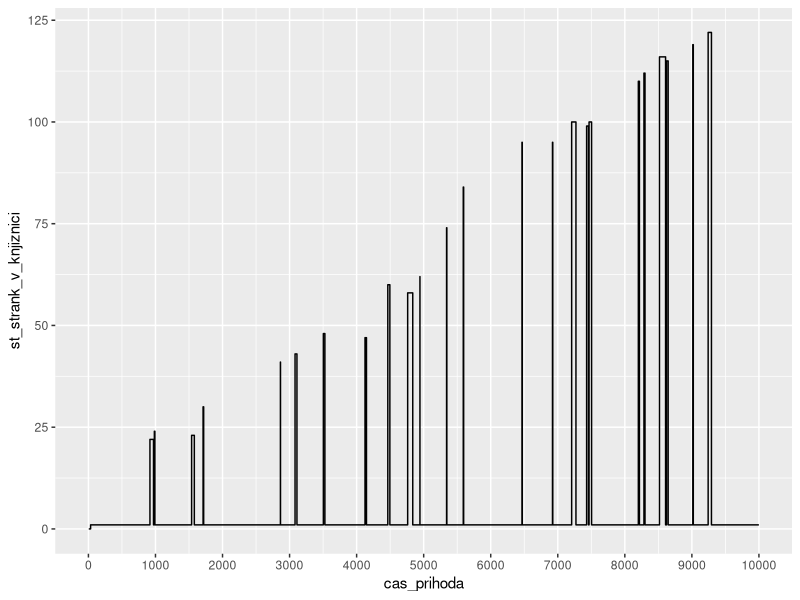
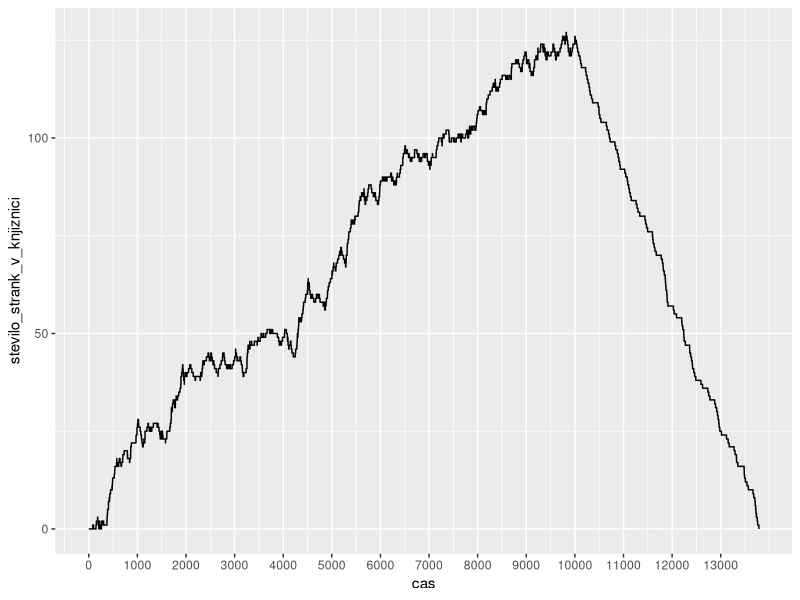

Recreate these plots in R, in order.
library(ggplot2)
max_knjig <- 10 
parameter_prihodov <- 0.04
parameter_klicov <- 0.004
t <- 10000
utezi_za_knjige <- c(0.35, 0.25, 0.15, 0.09, 0.07, 0.04, 0.03, 0.02)
verjetnost_za_izposojo <- c(0.35, 0.25, 0.15, 0.09, 0.07, 0.04, 0.03, 0.02)
cas_za_vracanje_ene_knjige <- 3
cas_za_izposojo_ene_knjige <- 3

prazna_tabela <-  data.frame("vrstni_red" = integer(), 
                             "cas_prihoda" = numeric(), 
                             "st_prinesenih_knjig" = integer(), 
                             "cas_zacetka_strezbe" = numeric(), 
                             "dolzina_strezbe" = numeric(),
                             "cas_odhoda" = numeric(),
                             "st_strank_v_knjiznici" = integer(), 
                             "skupno_stevilo_knjig" = integer(), 
                             "cas_knjiznicarja" = numeric(),
                             "vrsta_opravila" = factor(levels = c("VRACANJE", "VRACANJE IN IZPOSOJA", "IZPOSOJA", "KLIC")))



cas_odnasanja_k_knjig <- function(k){
  30 + 5*k
}

izracunaj_novo_stanje_knjig <- function(n){
  if (n >= max_knjig){
    a <- list(as.integer(0), cas_odnasanja_k_knjig(n))
  }else{
    a <- list(n, as.numeric(0))
  }
  a 
}

# funkcija, ki dobi čas n-tega prihoda iz tabele1 in doda v tabelo2 vse klice, ki se začnejo po odhodu n-1 stranke in pred prihodom n-te stranke
dodaj_zacetne_klice <- function(n, cas_klica, tabela1, tabela2){
  podatki_stranke <- tabela1[n,]
  cas_zadnje_vrnitve_knjiznicarja <- tail(tabela2$cas_odhoda,1) + tail(tabela2$cas_knjiznicarja,1)
  tabela_zacetnih <- prazna_tabela
  while((cas_klica < podatki_stranke$cas) && (cas_klica < t)){
    trajanje_zvonenja <- runif(1, min = 20, max = 50)
    # ločimo, če je klic prvi od odhoda zadnje stranke ali ne
    if (tail(tabela2$vrsta_opravila, 1) == "KLIC"){
      zaporedni_vnos <- length(tabela2[,1]) + length(prazna_tabela[,1]) + 1
      trajanje_pogovora <- runif(1, min = 20, max = 40)
      st_strank <- length(tabela1[tabela1$cas <= cas_klica, 1]) - length(tabela2[tabela2$vrsta_opravila != "KLIC", 1])
      stanje_knjig <- tail(tabela2$skupno_stevilo_knjig, 1)
      nova_vrstica <- data.frame(zaporedni_vnos, cas_klica, as.integer(0), cas_klica, trajanje_pogovora, cas_klica + trajanje_pogovora,
                                 st_strank, stanje_knjig, as.numeric(0), "KLIC")
      names(nova_vrstica) <- names(tabela_zacetnih)
      tabela_zacetnih <- rbind(tabela_zacetnih, nova_vrstica)
      cas_klica <- cas_klica  + trajanje_pogovora + rexp(1, rate = parameter_klicov)
    }else{
      # prvi klic za ta n
      if(cas_klica + trajanje_zvonenja >= cas_zadnje_vrnitve_knjiznicarja){
        zaporedni_vnos <- length(tabela2[,1]) + length(prazna_tabela[,1]) + 1
        zacetek <- max(cas_klica, cas_zadnje_vrnitve_knjiznicarja)
        trajanje_pogovora <- runif(1, min = 20, max = 40)
        st_strank <- length(tabela1[tabela1$cas <= cas_klica, 1]) - length(tabela2[as.character(tabela2$vrsta_opravila) != "KLIC", 1])
        #st_strank <- length(tabela1[tabela1$cas <= cas_klica, 1]) - length(tabela2[tabela2$vrsta_opravila != "KLIC", 1])
        
        stanje_knjig <- tail(tabela2$skupno_stevilo_knjig, 1)
        nova_vrstica <- data.frame(zaporedni_vnos, cas_klica, as.integer(0), zacetek, trajanje_pogovora, zacetek + trajanje_pogovora,
                                   st_strank, stanje_knjig, as.numeric(0), "KLIC")
        names(nova_vrstica) <- names(tabela2)
        tabela_zacetnih <- rbind(tabela_zacetnih, nova_vrstica)
        cas_klica <- cas_klica + zacetek - cas_klica + trajanje_pogovora + rexp(1, rate = parameter_klicov)
      }else{
        cas_klica <- cas_klica + trajanje_zvonenja + rexp(1, rate = parameter_klicov)
      }
    }
  }
  list(tabela_zacetnih, cas_klica)
}

# funkcija, ki dobi čas n-tega prihoda iz tabele1 in doda v tabelo2 vse klice, ki se začnejo po prihodu n-te stranke in pred odhodom n-te stranke
dodaj_vmesne_klice <- function(n, cas_klica, tabela1, tabela2){
  tabela_vmesnih <- prazna_tabela
  podatki_stranke <- tabela1[n,]
  # Če v prejšnjem koraku nismo imeli nobenega klica, potem moramo upoštevati čas vračanja knjižničarja
  zacetek_strezbe <- max(podatki_stranke$cas, tail(tabela2$cas_odhoda,1) + tail(tabela2$cas_knjiznicarja,1))
  
  # trajanje strežbe, če ne bi bilo motenj
  opravilo <- as.character(podatki_stranke$vrsta_opravila)
  if (opravilo == "VRACANJE"){
    trajanje <- podatki_stranke$cas_za_vracanje
  }else if (opravilo == "IZPOSOJA"){
    trajanje <- sample(c(1:8), 1, prob = verjetnost_za_izposojo) * cas_za_izposojo_ene_knjige
  }else{
    trajanje <- podatki_stranke$cas_za_vracanje + sample(c(1:8), 1, prob = verjetnost_za_izposojo) * cas_za_izposojo_ene_knjige
  }
  
  cas_odhoda <- zacetek_strezbe + trajanje
  
  while ((cas_klica < cas_odhoda) && (cas_klica < t)){
    trajanje_zvonenja <- runif(1,min = 20, max = 40)
    #dodamo klic v skupno tabelo
    zaporedni_vnos <- length(tabela2[,1]) + 1
    trajanje_pogovora <- runif(1, min = 20, max = 40)
    stanje_knjig <- tail(tabela2$skupno_stevilo_knjig,1)
    st_strank <- length(tabela1[tabela1$cas <= cas_klica,1]) - length(tabela2[as.character(tabela2$vrsta_opravila) != "KLIC", 1])
    # st_strank <- length(tabela1[tabela1$cas <= cas_klica, 1]) - length(tabela2[tabela2$vrsta_opravila != "KLIC", 1])
    
    if (tail(tabela2$vrsta_opravila,1) == "KLIC"){
      zacetek_pogovora <- cas_klica
      nova_vrstica <- data.frame(zaporedni_vnos, cas_klica, as.integer(0), zacetek_pogovora, trajanje_pogovora, zacetek_pogovora + trajanje_pogovora,
                                 st_strank, stanje_knjig, as.numeric(0), "KLIC")
      names(nova_vrstica) <- names(tabela2)
      tabela2 <- rbind(tabela2, nova_vrstica)
      cas_klica <- cas_klica + trajanje_pogovora + rexp(1, rate = parameter_klicov)
      
      cas_odhoda <- cas_odhoda + trajanje_pogovora + 5 
    }else{
      zadnja_vrnitev_knjiznicarja <- tail(tabela2$cas_odhoda,1) + tail(tabela2$cas_knjiznicarja,1)
      if (cas_klica + trajanje_zvonenja >= zadnja_vrnitev_knjiznicarja){
        zacetek_pogovora <- max(cas_klica, zadnja_vrnitev_knjiznicarja)
        nova_vrstica <- data.frame(zaporedni_vnos, cas_klica, as.integer(0), zacetek_pogovora, trajanje_pogovora, zacetek_pogovora + trajanje_pogovora,
                                   st_strank, stanje_knjig, as.numeric(0), "KLIC")
        names(nova_vrstica) <- names(tabela2)
        tabela_vmesnih <- rbind(tabela_vmesnih, nova_vrstica)
        cas_klica <- cas_klica + trajanje_pogovora + rexp(1, rate = parameter_klicov)
        
        cas_odhoda <- cas_odhoda + trajanje_pogovora + 5 
      }else{
        cas_klica <- cas_klica + trajanje_zvonenja + rexp(1, rate = parameter_klicov)
      }
    }
  }
  list(tabela_vmesnih, cas_klica, cas_odhoda)
}


# funkcija, ki doda n-ti prihod v skupno tabelo (tabelo2)
prihod_n <- function(n, tabela1, tabela2, cas_odhoda){
  podatki_stranka <- tabela1[n,]
  
  zaporedni_vnos <- length(tabela2[,1]) + 1
  zacetek_strezbe <- max(podatki_stranka$cas, tail(tabela2$cas_odhoda,1) + tail(tabela2$cas_knjiznicarja,1))
  st_strank <- n - length(tabela2[as.character(tabela2$vrsta_opravila) != "KLIC", 1])
  
  
  stanje_knjig_pred_pospravljanjem <- podatki_stranka$st_knjig + tail(tabela2$skupno_stevilo_knjig,1)
  if (stanje_knjig_pred_pospravljanjem >= max_knjig){
    novo_stanje_knjig <- as.integer(0)
    pospravljanje <- cas_odnasanja_k_knjig(stanje_knjig_pred_pospravljanjem)
  }else{
    novo_stanje_knjig <- stanje_knjig_pred_pospravljanjem
    pospravljanje <- as.numeric(0)
  }
  
  opravilo <- as.character(podatki_stranka$vrsta_opravila)
  
  nova_vrstica <- data.frame(zaporedni_vnos, podatki_stranka$cas, podatki_stranka$st_knjig, zacetek_strezbe, cas_odhoda - zacetek_strezbe, cas_odhoda,
                             st_strank, novo_stanje_knjig, pospravljanje, opravilo)
  names(nova_vrstica) <- names(prazna_tabela)
  nova_vrstica
}


########

ustvari_novo_vrsto_prihodov <- function(tabela){
  cas_novega_skoka <- tail(tabela[,1],1) + rexp(1, parameter_prihodov)
  
  opravilo <- as.character(sample(c("IZPOSOJA", "VRACANJE", "VRACANJE IN IZPOSOJA"), 1))
  if(opravilo == "VRACANJE IN IZPOSOJA"){
    prinesene_knjige <- sample(c(1:8), size = 1, prob = utezi_za_knjige)
    cas_vracanja <- prinesene_knjige * cas_za_vracanje_ene_knjige * runif(1,min = 0.8, max = 1.25) + 10
  }else if(opravilo == "IZPOSOJA"){
    prinesene_knjige <- as.integer(0)
    cas_vracanja <- as.numeric(0)
  }else if(opravilo == "VRACANJE"){
    prinesene_knjige <- sample(c(1:8), size = 1, prob = utezi_za_knjige)
    cas_vracanja <- prinesene_knjige * cas_za_vracanje_ene_knjige * runif(1,min = 0.8, max = 1.25) + 10
  }
  
  nova_vrsta <- data.frame(cas_novega_skoka, opravilo, prinesene_knjige, cas_vracanja)
  nova_vrsta 
}  






#######################
#  KONEC FUNCKCIJ
####################### 

# tabela, ki vsebuje čase prihodov in število prinešenih knjig
tabela_prihodov <- data.frame("cas" = numeric(), 
                              "vrsta_opravila" = factor(levels = c("VRACANJE", "VRACANJE IN IZPOSOJA", "IZPOSOJA")),
                              "st_knjig" = integer(),
                              "cas_za_vracanje" = numeric())


# dodamo prvo vrsto
cas_vstopa <- rexp(1, parameter_prihodov)
opravilo <- sample(c("VRACANJE", "VRACANJE IN IZPOSOJA", "IZPOSOJA"), 1)

if(opravilo == "VRACANJE IN IZPOSOJA"){
  prinesene_knjige <- sample(c(1:8), size = 1, prob = utezi_za_knjige)
  cas_vracanja <- prinesene_knjige * cas_za_vracanje_ene_knjige * runif(1,min = 0.8, max = 1.25) + 10
} else if(opravilo == "IZPOSOJA"){
  prinesene_knjige <- 0
  cas_vracanja <- 0
}else if(opravilo == "VRACANJE"){
  prinesene_knjige <- sample(c(1:8), size = 1, prob = utezi_za_knjige)
  cas_vracanja <- prinesene_knjige * cas_za_vracanje_ene_knjige * runif(1,min = 0.8, max = 1.25) + 10
}

prva_vrsta <- data.frame(cas_vstopa, opravilo, prinesene_knjige, cas_vracanja)
names(prva_vrsta) <- names(tabela_prihodov)
tabela_prihodov <- rbind(tabela_prihodov, prva_vrsta)

# Dodamo še vse preostale vrstice
s <- 1
repeat{
  s <- s + 1
  nova_vrsta <- ustvari_novo_vrsto_prihodov(tabela_prihodov)
  names(nova_vrsta) <- names(tabela_prihodov)
  tabela_prihodov <- rbind(tabela_prihodov, nova_vrsta)
  if (tail(tabela_prihodov[,1],1) > t){
    break
  }
}

#zadnjo prihod odstranimo, ker se zgodi, ko je knjižnica že zaprta
tabela_prihodov <- tabela_prihodov[1:length(tabela_prihodov[,1])-1,]


#############################################
# Na tem mestu imamo narejeno tabelo prihodov 
#############################################











skupna_tabela <- prazna_tabela

# V tabelo dodamo prvo stranko in vse klice pred njo ali med strežbo
prva_stranka <- tabela_prihodov[1,] 

cas_klica <- rexp(1, rate = parameter_klicov)
# klici, ki se začnejo pred prvim prihodom
while (cas_klica < prva_stranka$cas){
  zaporedni_vnos <- length(skupna_tabela[,1]) + 1
  trajanje_pogovora <- runif(1, min = 20, max = 40)
  nova_vrstica <- data.frame(zaporedni_vnos, cas_klica, as.integer(0), cas_klica, trajanje_pogovora, cas_klica + trajanje_pogovora,
                             as.integer(0), as.integer(0), as.numeric(0), "KLIC")
  names(nova_vrstica) <- names(skupna_tabela)
  skupna_tabela <- rbind(skupna_tabela, nova_vrstica)
  cas_klica <- cas_klica + trajanje_pogovora + rexp(1, rate = parameter_klicov)
}

# Začetek strežbe prve stranke
if (length(skupna_tabela[1,]) > 0){
  zacetek_strezbe <- max(prva_stranka$cas, tail(skupna_tabela$cas_odhoda, 1))
}else{
  zacetek_strezbe <- prva_stranka$cas
}
# trajanje strežbe, če ne bi bilo motenj
opravilo <- prva_stranka$vrsta_opravila
if (opravilo == "VRACANJE"){
  trajanje <- prva_stranka$cas_za_vracanje
}else if (opravilo == "IZPOSOJA"){
  trajanje <- sample(c(1:8), 1, prob = verjetnost_za_izposojo) * cas_za_izposojo_ene_knjige
}else{
  trajanje <- prva_stranka$cas_za_vracanje + sample(c(1:8), 1, prob = verjetnost_za_izposojo) * cas_za_izposojo_ene_knjige
}

konec_strezbe <- zacetek_strezbe + trajanje

#klici, ki se začnejo po prvem prihodu in pred prvim odhodom
while (cas_klica < konec_strezbe){
  zaporedni_vnos <- length(skupna_tabela[,1]) + 1
  trajanje_pogovora <- runif(1, min = 20, max = 40)
  nova_vrstica <- data.frame(zaporedni_vnos, cas_klica, as.integer(0), cas_klica, trajanje_pogovora, cas_klica + trajanje_pogovora,
                             as.integer(1), as.integer(0), as.numeric(0), "KLIC")
  names(nova_vrstica) <- names(skupna_tabela)
  skupna_tabela <- rbind(skupna_tabela, nova_vrstica)
  cas_klica <- cas_klica + trajanje_pogovora + rexp(1, rate = parameter_klicov) 
  
  # Ti klici vplivajo tudi na stranko, ki je trenutno v vrsti.
  konec_strezbe <- konec_strezbe + trajanje_pogovora + 5
}

# Sedaj dodamo še prvo stranko.
zaporedni_vnos <- length(skupna_tabela[,1]) + 1
if (prva_stranka$st_knjig >= max_knjig){
  novo_stanje_knjig <- as.integer(0)
  pospravljanje <- cas_odnasanja_k_knjig(prva_stranka$st_knjig)
}else{
  novo_stanje_knjig <- prva_stranka$st_knjig
  pospravljanje <- as.numeric(0)
}
opravilo <- as.character(prva_stranka$vrsta_opravila)

nova_vrstica <- data.frame(zaporedni_vnos, prva_stranka$cas, prva_stranka$st_knjig, zacetek_strezbe, konec_strezbe - zacetek_strezbe, konec_strezbe,
                           as.integer(1), novo_stanje_knjig, pospravljanje, opravilo)
names(nova_vrstica) <- names(skupna_tabela)
skupna_tabela <- rbind(skupna_tabela, nova_vrstica)


################### začetek tabele je narejen


################### sedaj dodamo še preostale vrstice


stevilo_prihodov <- length(tabela_prihodov[,1])
n <- 2

while (n <= stevilo_prihodov){
  stanje_po_novih <- dodaj_zacetne_klice(n, cas_klica, tabela_prihodov, skupna_tabela)
  skupna_tabela <- rbind(skupna_tabela, stanje_po_novih[[1]])
  cas_klica <- stanje_po_novih[[2]]
  
  tabela_po_vmesnih <- dodaj_vmesne_klice(n, cas_klica, tabela_prihodov, skupna_tabela)
  skupna_tabela <- rbind(skupna_tabela, tabela_po_vmesnih[[1]]) 
  cas_klica <- tabela_po_vmesnih[[2]]
  cas_odhoda <- tabela_po_vmesnih[[3]]
  
  nova_stranka <- prihod_n(n, tabela_prihodov, skupna_tabela, cas_odhoda)
  skupna_tabela <- rbind(skupna_tabela, nova_stranka)
  
  n <- n + 1
}
############### Sedaj so v tabeli zabeleženi vsi klici in vsi obiski do vključno zadnjega obiska. 
# Sedaj dodamo še klice po zadnjem prihodu in pred zaprtjem.


while (cas_klica < t){
  zaporedni_vnos <- length(skupna_tabela[,1]) + 1
  trajanje_pogovora <- runif(1, min = 20, max = 40)
  st_strank <- length(tabela_prihodov[,1]) - length(skupna_tabela[as.character(skupna_tabela$vrsta_opravila) != "KLIC",1])
  
  stanje_knjig <- tail(skupna_tabela$skupno_stevilo_knjig,1)
  nova_vrstica <- data.frame(zaporedni_vnos, cas_klica, as.integer(0), cas_klica, trajanje_pogovora, cas_klica + trajanje_pogovora,
                             st_strank, stanje_knjig, as.numeric(0), "KLIC")
  names(nova_vrstica) <- names(skupna_tabela)
  skupna_tabela <- rbind(skupna_tabela, nova_vrstica)
  cas_klica <- cas_klica + trajanje_pogovora + rexp(1, rate = parameter_klicov)
}


##############################################################



ggplot(data = skupna_tabela) +
  geom_step(mapping = aes(x = cas_prihoda, y = st_strank_v_knjiznici)) +
  scale_x_continuous(breaks=seq(0, tail(skupna_tabela$cas_odhoda,1), t/10))


# graf, ki prikazuje, kako se spreminja število ljudi v knjižnici.
tabela_samo_strank <- skupna_tabela[skupna_tabela$vrsta_opravila != "KLIC",]

tabela_aux_casi1 <- data.frame(tabela_samo_strank$cas_prihoda[2:length(tabela_samo_strank$cas_prihoda)], 1)
names(tabela_aux_casi1) <- c("cas", "prihod/odhod")
tabela_aux_casi2 <- data.frame(tabela_samo_strank$cas_odhoda[2:length(tabela_samo_strank$cas_odhoda)], -1)
names(tabela_aux_casi2) <- c("cas", "prihod/odhod")
tabela_stevila_strank_tocna <- rbind(c(0,0), tabela_aux_casi1, tabela_aux_casi2)
tabela_stevila_strank_tocna <- tabela_stevila_strank_tocna[order(tabela_stevila_strank_tocna$`cas`),]
tabela_stevila_strank_tocna$stevilo_strank_v_knjiznici <- cumsum(tabela_stevila_strank_tocna$`prihod/odhod`)
tabela_stevila_strank_tocna$razlika <- c(diff(tabela_stevila_strank_tocna$cas),0)

ggplot(data = tabela_stevila_strank_tocna) +
  geom_step(mapping = aes(x = cas, y = stevilo_strank_v_knjiznici)) +
  scale_x_continuous(breaks=seq(0, tail(tabela_stevila_strank_tocna[,1],1), t/10))

# # Koliko strank pride v enem dnevu?
# stevilo_strank_v_celem_dnevu <- length(glavna_tabela[,1]) - 1
# 
# 
# # Koliko časa je knjižničar brez dela?
# tabela_brezdelja <- data.frame(glavna_tabela$cas_prihoda, glavna_tabela$cas_odhoda, glavna_tabela$cas_knjiznicarja)
# tabela_brezdelja$cas_naslednjega_prihoda <- c(glavna_tabela$cas_prihoda[2:length(glavna_tabela$cas_prihoda)], cas_obratovanja)
# names(tabela_brezdelja) <- c("cas_prihoda", "cas_odhoda", "cas_knjiznicarja", "cas_naslednjega_prihoda")
# tabela_brezdelja$cas_brezdelja <- tabela_brezdelja$cas_naslednjega_prihoda - (tabela_brezdelja$cas_odhoda + tabela_brezdelja$cas_knjiznicarja)
# 
# cas_brezdelja <- sum(tabela_brezdelja$cas_brezdelja[tabela_brezdelja$cas_brezdelja >= 0])
# 
# # graf, ki ponazarja, kdaj je knjižničar brez dela
# strnjena_tabela_brezdelja <- tabela_brezdelja[tabela_brezdelja$cas_brezdelja >= 0,]
# aux1_brezdelje <- data.frame(strnjena_tabela_brezdelja$cas_odhoda + strnjena_tabela_brezdelja$cas_knjiznicarja, 0)
# names(aux1_brezdelje) <- c("cas", "stanje")
# aux2_brezdelje <- data.frame(strnjena_tabela_brezdelja$cas_naslednjega_prihoda, 1)
# names(aux2_brezdelje) <- c("cas", "stanje")
# 
# tabela_brezdelje_graf <- rbind(aux1_brezdelje, aux2_brezdelje) 
# tabela_brezdelje_graf <- tabela_brezdelje_graf[order(tabela_brezdelje_graf$cas),]
# tabela_brezdelje_graf <- rbind(tabela_brezdelje_graf, c(cas_obratovanja, tabela_brezdelje_graf$stanje[length(tabela_brezdelje_graf)]))
# 
# ggplot(data = tabela_brezdelje_graf) + 
#   geom_step(mapping = aes(x = cas, y = stanje)) +
#   scale_x_continuous(breaks=seq(0, tail(tabela_stevila_strank_tocna$cas, 1), cas_obratovanja/10))
# 
# 
# # graf, koliko časa knjižničar nima dela
# tabela_brezdelja2 <- tabela_brezdelja[tabela_brezdelja$cas_brezdelja >= 0,]
# tabela_brezdelja2$vsota <- cumsum(tabela_brezdelja2$cas_brezdelja)
# 
# tabela_brezdelja2_aux1 <- data.frame(tabela_brezdelja2$cas_odhoda + tabela_brezdelja2$cas_knjiznicarja, tabela_brezdelja2$vsota)
# tabela_brezdelja2_aux2 <- data.frame(tabela_brezdelja2$cas_naslednjega_prihoda, tabela_brezdelja2$vsota)
# names(tabela_brezdelja2_aux1) <- c("cas_ko_konca", "vsota")
# names(tabela_brezdelja2_aux2) <- c("cas_ko_konca", "vsota")
# tabela_brezdelja2_aux1$vsota <- c(0,tabela_brezdelja2_aux1$vsota[1:length(tabela_brezdelja2_aux1$vsota)-1])
# tabela_brezdelja2_graf <- rbind(tabela_brezdelja2_aux1, tabela_brezdelja2_aux2)
# tabela_brezdelja2_graf <- tabela_brezdelja2_graf[order(tabela_brezdelja2_graf$cas_ko_konca),]
# tabela_brezdelja2_graf[length(tabela_brezdelja2_graf$cas_ko_konca) + 1,] <- c(cas_obratovanja, tail(tabela_brezdelja2_graf$vsota, 1))
# 
# ggplot(data = tabela_brezdelja2_graf) + 
#   geom_point(mapping = aes(x = cas_ko_konca, y = vsota)) +
#   geom_line(mapping = aes(x = cas_ko_konca, y = vsota)) +
#   scale_x_continuous(breaks=seq(0, tail(tabela_stevila_strank_tocna$cas, 1), cas_obratovanja/10))
# 
# 
# # Do kdaj dela, če zaklene vrata ob casu_obratovanja?
# odhod_knjiznicarja <- tail(glavna_tabela$cas_odhoda,1) + tail(glavna_tabela$cas_knjiznicarja, 1)
# 
# # Koliko knjig vrne v enem dnevu?
# st_knjig_v_enem_dnevu <- sum(glavna_tabela$st_prinesenih_knjig)
# 
# # Koliko časa ljudje čakajo v vrsti?
# tabela_cakanje <- glavna_tabela[,c(2,4)]
# tabela_cakanje$cakanje <- tabela_cakanje$cas_zacetka_strezbe - tabela_cakanje$cas_prihoda
# skupni_cas_cakanja <- sum(tabela_cakanje$cakanje)
# 
# # Koliko časa čaka posamezen človek?
# ggplot(data = glavna_tabela) + 
#   geom_line(aes(x = vrstni_red, y = cas_zacetka_strezbe - cas_prihoda))
# 
# 
# 
# # VPRAŠANJA:
# 
# 
# # POTREBNO SPREMENITI:
# popravi število strank v knjižnici
# odstraniti as.character ali spremeniti 
# funkcija, ki izračuna novo stanje knjig

